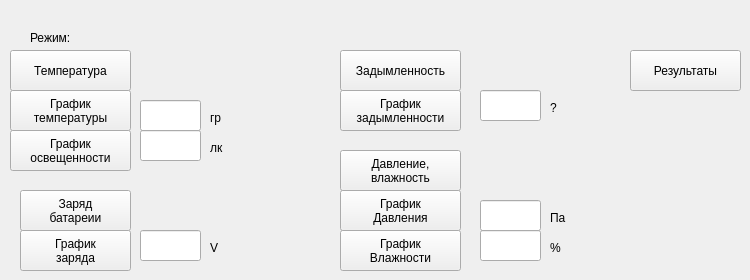
       <widget class="QWidget" name="tab_6">
        <attribute name="title">
         <string>Телеметрия</string>
        </attribute>
        <widget class="QPushButton" name="BRezult_n">
         <property name="geometry">
          <rect>
           <x>630</x>
           <y>50</y>
           <width>111</width>
           <height>41</height>
          </rect>
         </property>
         <property name="text">
          <string>Результаты</string>
         </property>
        </widget>
        <widget class="QPushButton" name="BTemp_n">
         <property name="geometry">
          <rect>
           <x>10</x>
           <y>50</y>
           <width>121</width>
           <height>41</height>
          </rect>
         </property>
         <property name="text">
          <string>Температура</string>
         </property>
         <property name="checkable">
          <bool>true</bool>
         </property>
         <property name="autoDefault">
          <bool>true</bool>
         </property>
         <property name="flat">
          <bool>false</bool>
         </property>
        </widget>
        <widget class="QPushButton" name="BGrph_n">
         <property name="geometry">
          <rect>
           <x>10</x>
           <y>90</y>
           <width>121</width>
           <height>41</height>
          </rect>
         </property>
         <property name="text">
          <string>График
температуры</string>
         </property>
         <property name="checkable">
          <bool>true</bool>
         </property>
        </widget>
        <widget class="QLabel" name="LRegGrph_2">
         <property name="geometry">
          <rect>
           <x>30</x>
           <y>30</y>
           <width>481</width>
           <height>16</height>
          </rect>
         </property>
         <property name="text">
          <string>Режим:</string>
         </property>
        </widget>
        <widget class="QPushButton" name="BGrphVl_n">
         <property name="geometry">
          <rect>
           <x>340</x>
           <y>230</y>
           <width>121</width>
           <height>41</height>
          </rect>
         </property>
         <property name="text">
          <string>График
Влажности</string>
         </property>
         <property name="checkable">
          <bool>true</bool>
         </property>
        </widget>
        <widget class="QPushButton" name="BEnerg_n">
         <property name="geometry">
          <rect>
           <x>20</x>
           <y>190</y>
           <width>111</width>
           <height>41</height>
          </rect>
         </property>
         <property name="text">
          <string>Заряд
батареии</string>
         </property>
         <property name="checkable">
          <bool>true</bool>
         </property>
         <property name="autoDefault">
          <bool>true</bool>
         </property>
         <property name="flat">
          <bool>false</bool>
         </property>
        </widget>
        <widget class="QPushButton" name="BDim_n">
         <property name="geometry">
          <rect>
           <x>340</x>
           <y>50</y>
           <width>121</width>
           <height>41</height>
          </rect>
         </property>
         <property name="text">
          <string>Задымленность</string>
         </property>
         <property name="checkable">
          <bool>true</bool>
         </property>
         <property name="autoDefault">
          <bool>true</bool>
         </property>
         <property name="flat">
          <bool>false</bool>
         </property>
        </widget>
        <widget class="QPushButton" name="BGrphE_n">
         <property name="enabled">
          <bool>true</bool>
         </property>
         <property name="geometry">
          <rect>
           <x>20</x>
           <y>230</y>
           <width>111</width>
           <height>41</height>
          </rect>
         </property>
         <property name="text">
          <string>График
заряда</string>
         </property>
         <property name="checkable">
          <bool>true</bool>
         </property>
        </widget>
        <widget class="QPushButton" name="BGrphD_n">
         <property name="geometry">
          <rect>
           <x>340</x>
           <y>90</y>
           <width>121</width>
           <height>41</height>
          </rect>
         </property>
         <property name="text">
          <string>График
задымленности</string>
         </property>
         <property name="checkable">
          <bool>true</bool>
         </property>
        </widget>
        <widget class="QLineEdit" name="LTemp_n">
         <property name="geometry">
          <rect>
           <x>140</x>
           <y>100</y>
           <width>61</width>
           <height>31</height>
          </rect>
         </property>
        </widget>
        <widget class="QLabel" name="label_24">
         <property name="geometry">
          <rect>
           <x>210</x>
           <y>110</y>
           <width>21</width>
           <height>16</height>
          </rect>
         </property>
         <property name="text">
          <string>гр</string>
         </property>
        </widget>
        <widget class="QLineEdit" name="LOsv_n">
         <property name="geometry">
          <rect>
           <x>140</x>
           <y>130</y>
           <width>61</width>
           <height>31</height>
          </rect>
         </property>
        </widget>
        <widget class="QLabel" name="label_25">
         <property name="geometry">
          <rect>
           <x>210</x>
           <y>140</y>
           <width>21</width>
           <height>16</height>
          </rect>
         </property>
         <property name="text">
          <string>лк</string>
         </property>
        </widget>
        <widget class="QPushButton" name="BGrphO_n">
         <property name="geometry">
          <rect>
           <x>10</x>
           <y>130</y>
           <width>121</width>
           <height>41</height>
          </rect>
         </property>
         <property name="text">
          <string>График
освещенности</string>
         </property>
         <property name="checkable">
          <bool>true</bool>
         </property>
        </widget>
        <widget class="QLabel" name="label_26">
         <property name="geometry">
          <rect>
           <x>210</x>
           <y>240</y>
           <width>21</width>
           <height>16</height>
          </rect>
         </property>
         <property name="text">
          <string>V</string>
         </property>
        </widget>
        <widget class="QLineEdit" name="LEn_n">
         <property name="geometry">
          <rect>
           <x>140</x>
           <y>230</y>
           <width>61</width>
           <height>31</height>
          </rect>
         </property>
        </widget>
        <widget class="QLabel" name="label_27">
         <property name="geometry">
          <rect>
           <x>550</x>
           <y>100</y>
           <width>21</width>
           <height>16</height>
          </rect>
         </property>
         <property name="text">
          <string>?</string>
         </property>
        </widget>
        <widget class="QLineEdit" name="LDim_n">
         <property name="geometry">
          <rect>
           <x>480</x>
           <y>90</y>
           <width>61</width>
           <height>31</height>
          </rect>
         </property>
        </widget>
        <widget class="QPushButton" name="BGrphB_n">
         <property name="geometry">
          <rect>
           <x>340</x>
           <y>190</y>
           <width>121</width>
           <height>41</height>
          </rect>
         </property>
         <property name="text">
          <string>График
Давления</string>
         </property>
         <property name="checkable">
          <bool>true</bool>
         </property>
        </widget>
        <widget class="QLabel" name="label_28">
         <property name="geometry">
          <rect>
           <x>550</x>
           <y>210</y>
           <width>21</width>
           <height>16</height>
          </rect>
         </property>
         <property name="text">
          <string>Па</string>
         </property>
        </widget>
        <widget class="QPushButton" name="BBar_n">
         <property name="geometry">
          <rect>
           <x>340</x>
           <y>150</y>
           <width>121</width>
           <height>41</height>
          </rect>
         </property>
         <property name="text">
          <string>Давление,
влажность</string>
         </property>
         <property name="checkable">
          <bool>true</bool>
         </property>
         <property name="autoDefault">
          <bool>true</bool>
         </property>
         <property name="flat">
          <bool>false</bool>
         </property>
        </widget>
        <widget class="QLineEdit" name="LBar_n">
         <property name="geometry">
          <rect>
           <x>480</x>
           <y>200</y>
           <width>61</width>
           <height>31</height>
          </rect>
         </property>
        </widget>
        <widget class="QLabel" name="label_29">
         <property name="geometry">
          <rect>
           <x>550</x>
           <y>240</y>
           <width>21</width>
           <height>16</height>
          </rect>
         </property>
         <property name="text">
          <string>%</string>
         </property>
        </widget>
        <widget class="QLineEdit" name="LVl_n">
         <property name="geometry">
          <rect>
           <x>480</x>
           <y>230</y>
           <width>61</width>
           <height>31</height>
          </rect>
         </property>
        </widget>
       </widget>
